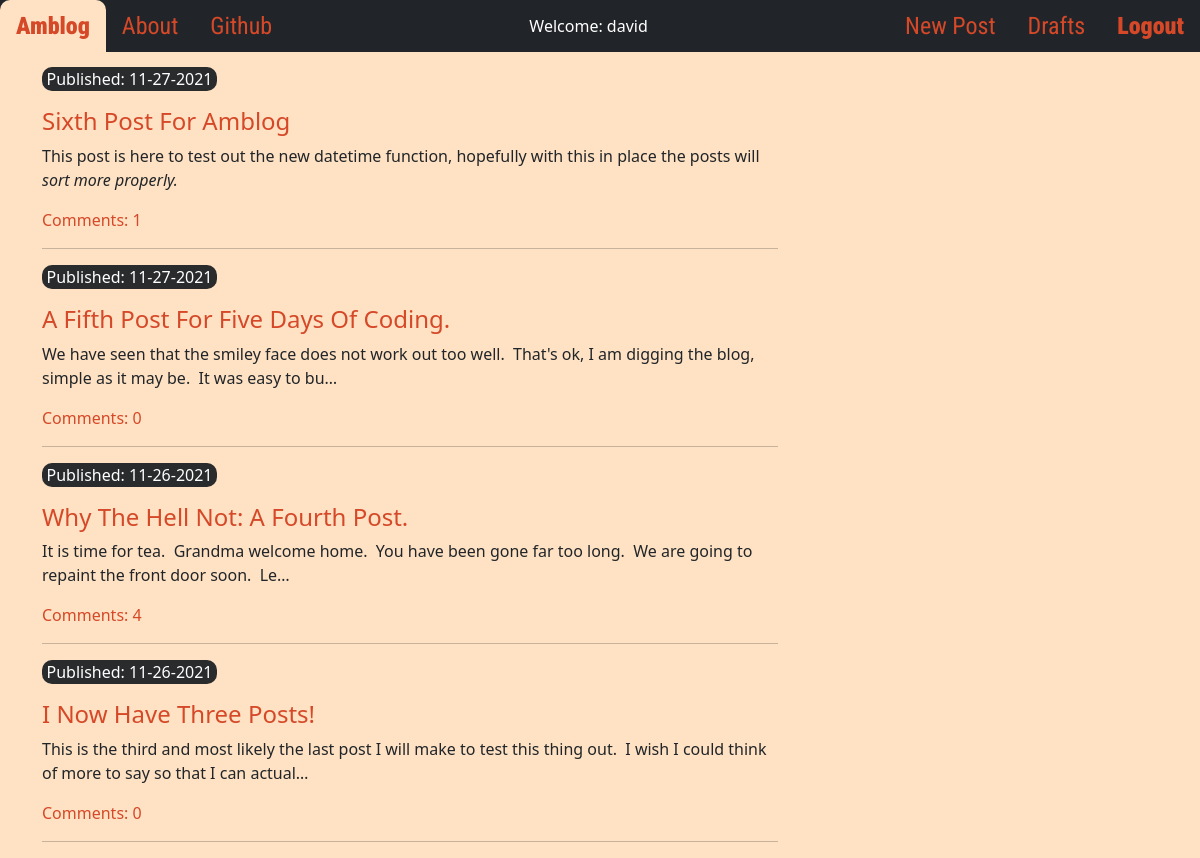
The app's page / (signed in) with its own data.
### blog/models.py (models this page shows, shortened)
class Post(models.Model):
    author = models.ForeignKey('auth.User', on_delete=models.CASCADE)
    title = models.CharField(max_length=128)
    text = models.TextField()
    create_date = models.DateTimeField(default=timezone.now())
    published_date = models.DateTimeField(blank=True, null=True)
    def approve_comments(self):
        return self.comments.filter(approved_comment=True)

### blog/views.py (the view)
# urls.py: path('', views.PostListView.as_view(), name='post_list'),
class PostListView(ListView):
    model = Post
    def get_queryset(self):
        return Post.objects.filter(published_date__lte=timezone.now()).order_by('-published_date')

### blog/templates/blog/post_list.html
{% extends 'blog/base.html' %}
{% block content %}
<div class="centerstage">
  {% for post in post_list %}
    <div class="post">
      <div class="date">
        <p>Published: {{ post.published_date|date:"m-d-Y" }}</p>
      </div>
      <h4><a href="{% url 'post_detail' pk=post.pk %}">{{ post.title }}</a></h4>
      {{ post.text|safe|truncatechars:150 }}
      <div class="comments">
        <a href="{% url 'post_detail' pk=post.pk %}">Comments: {{ post.approve_comments.count }}</a>
      </div>
    </div>
    <hr>
  {% endfor %}
</div>
{% endblock %}

### blog/templates/blog/base.html (shortened to what this page needs)
<!DOCTYPE html>
{% load static %}
<html lang="en" dir="ltr">
  <head>
    <link rel="stylesheet" href="{% static 'css/bootstrap.min.css' %}">
    <link rel="stylesheet" href="https://cdn.jsdelivr.net/npm/bootstrap-icons@1.3.0/font/bootstrap-icons.css">
    <link rel="stylesheet" href="{% static 'css/medium-editor.css' %}">
    <link rel="stylesheet" href="{% static 'css/themes/default.css' %}">
    <link rel="stylesheet" href="{% static 'css/blog.css' %}">
  </head>
  <body>
    <nav class="navbar navbar-dark bg-dark navbar-padding">
      <ul class="nav navbar-font">
        <li class="nav-item">
          {% url 'post_list' as url %}
          <a href="{{ url }}"
          {% if request.path == url %} class="nav-link navbar-font-bold navbar-orange navbar-active navbar-hover-black"
          {% else %} class="nav-link navbar-font-bold navbar-orange"
          {% endif %} >Amblog</a>
        </li>
        <li class="nav-item">
          {% url 'about' as url %}
          <a href="{{ url }}"
          {% if request.path == url %} class="nav-link navbar-orange navbar-active navbar-hover-black"
          {% else %} class="nav-link navbar-orange"
          {% endif %} >About</a>
        </li>
        <li class="nav-item">
          <a class="nav-link navbar-orange" href="https://github.com/davidamlaw/">Github</a>
        </li>
      </ul>
      <ul class="nav navbar-right">
        <li class="nav-item welcome">
          {% if user.is_authenticated %}
            Welcome: {{ user }}
          {% else %}
            Welcome: Guest
          {% endif %}
        </li>
      </ul>
        <ul class="nav navbar-right navbar-font">
          {% if user.is_authenticated %}
          <li class="nav-item">
            {% url 'post_new' as url %}
            <a href="{{ url }}"
            {% if request.path == url %} class="nav-link navbar-orange navbar-active navbar-hover-black"
            {% else %} class="nav-link navbar-orange"
            {% endif %} >New Post</a>
          </li>
          <li class="nav-item">
            {% url 'post_draft_list' as url %}
            <a href="{{ url }}"
            {% if request.path == url %} class="nav-link navbar-orange navbar-active navbar-hover-black"
            {% else %} class="nav-link navbar-orange"
            {% endif %} >Drafts</a>
          </li>
          <li class="nav-item">
            <a class="nav-link navbar-orange navbar-font-bold" href="{% url 'logout' %}">Logout</a>
          </li>
      {% else %}
          <li class="nav-item">
            <a class="nav-link navbar-orange navbar-font-bold" href="{% url 'login' %}">Login</a>
          </li>
      {% endif %}
        </ul>
    </nav>
    <div class="content container">
      <div class="row">
        <div class="col-md-8">
          <div class="blog_posts">
            {% block content %}
            {% endblock %}
          </div>
        </div>
      </div>
    </div>
  </body>
</html>

### blog/static/css/blog.css (style rules this page uses)
a { text-decoration: none; color: rgb(213, 72, 40); }
body { background-color: rgb(255, 226, 195); }
.navbar-font li a { font-family: 'Roboto Condensed', sans-serif; font-size: 1.5em; }
.navbar-orange { color: rgb(213, 72, 40); }
.navbar-font-bold { font-weight: 900; }
.navbar-active { background-color: rgb(255, 226, 195); border-radius: 10px 10px 0 0; }
.navbar-padding { padding-bottom: 0; padding-top: 0; }
.date { background-color: rgb(41, 43, 44); border-radius: 10px; color: white; margin-top: 15px; margin-bottom: 5px; text-align: center; width: 175px; }
.welcome { color: white; }
.centerstage { margin-left: auto; margin-right: auto; }

### records on screen
Post: published_date "11-27-2021", title "Sixth Post For Amblog", text "This post is here to test out the new datetime function, hopefully with this in place the posts will sort more properly.", approve_comments.count "1"
Post: published_date "11-27-2021", title "A Fifth Post For Five Days Of Coding.", text "We have seen that the smiley face does not work out too well. That's ok, I am digging the blog, simple as it may be. It was easy to bu…", approve_comments.count "0"
Post: published_date "11-26-2021", title "Why The Hell Not: A Fourth Post.", text "It is time for tea. Grandma welcome home. You have been gone far too long. We are going to repaint the front door soon. Le…", approve_comments.count "4"
Post: published_date "11-26-2021", title "I Now Have Three Posts!", text "This is the third and most likely the last post I will make to test this thing out. I wish I could think of more to say so that I can actual…", approve_comments.count "0"

### other values on screen
{{ user }} "david"
